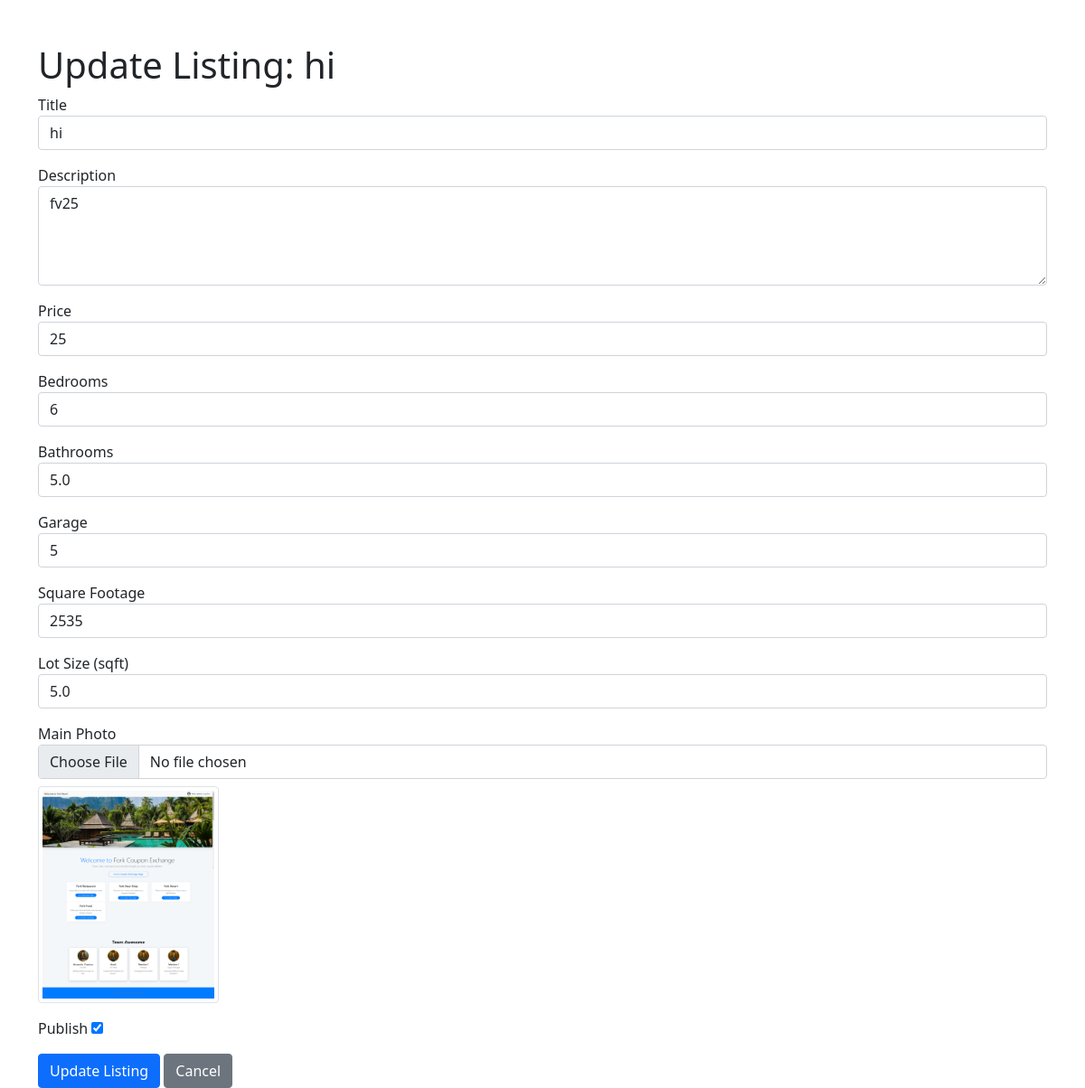
Page /main_page/listing/update/2/ (signed in) on the committed database.
### main_page/models.py (models this page shows, shortened)
class Listing(models.Model):
  realtor = models.ForeignKey(Realtor, on_delete=models.CASCADE)
  title = models.CharField(max_length=200)
  address = models.CharField(max_length=200)
  city = models.CharField(max_length=100)
  state = models.CharField(max_length=100)
  zipcode = models.CharField(max_length=20)
  description = models.TextField(blank=True)
  price = models.IntegerField()
  bedrooms = models.IntegerField()
  bathrooms = models.DecimalField(max_digits=2, decimal_places=1)
  garage = models.IntegerField(default=0)
  sqft = models.IntegerField()
  lot_size = models.DecimalField(max_digits=5, decimal_places=1)
  photo_main = models.ImageField(upload_to='photos/%Y/%m/%d/')
  photo_1 = models.ImageField(upload_to='photos/%Y/%m/%d/', blank=True)
  photo_2 = models.ImageField(upload_to='photos/%Y/%m/%d/', blank=True)
  photo_3 = models.ImageField(upload_to='photos/%Y/%m/%d/', blank=True)
  photo_4 = models.ImageField(upload_to='photos/%Y/%m/%d/', blank=True)
  photo_5 = models.ImageField(upload_to='photos/%Y/%m/%d/', blank=True)
  photo_6 = models.ImageField(upload_to='photos/%Y/%m/%d/', blank=True)
  is_published = models.BooleanField(default=True)
  list_date = models.DateTimeField(default=datetime.now, blank=True)

### main_page/views.py (the view, shortened to what this page needs)
# urls.py: path('listing/update/<int:pk>/', views.listing_update, name='listing_update'),
@login_required  # Ensure that only logged-in users can update listings
def listing_update(request, pk):
    listing = get_object_or_404(Listing, pk=pk)
    if listing.realtor != request.user.realtor:
        return HttpResponse(
            "You do not have permission to edit this listing.", status=403
        )
    return render(request, "main_page/listing_update.html", {"listing": listing})

### templates/main_page/listing_update.html (shortened to what this page needs)
<!DOCTYPE html>
<html lang="en">
<head>
    <link href="https://cdn.jsdelivr.net/npm/bootstrap@5.1.3/dist/css/bootstrap.min.css" rel="stylesheet">
</head>
<body>
    <div class="container mt-5">
        <h1>Update Listing: {{ listing.title }}</h1>
        <form method="POST" enctype="multipart/form-data">
            <div class="form-group mb-3">
                <label for="title">Title</label>
                <input type="text" class="form-control" id="title" name="title" value="{{ listing.title }}" required>
            </div>
            <div class="form-group mb-3">
                <label for="description">Description</label>
                <textarea class="form-control" id="description" name="description" rows="4">{{ listing.description }}</textarea>
            </div>
            <div class="form-group mb-3">
                <label for="price">Price</label>
                <input type="number" class="form-control" id="price" name="price" value="{{ listing.price }}" required>
            </div>
            <div class="form-group mb-3">
                <label for="bedrooms">Bedrooms</label>
                <input type="number" class="form-control" id="bedrooms" name="bedrooms" value="{{ listing.bedrooms }}" required>
            </div>
            <div class="form-group mb-3">
                <label for="bathrooms">Bathrooms</label>
                <input type="number" class="form-control" id="bathrooms" name="bathrooms" value="{{ listing.bathrooms }}" step="0.1" required>
            </div>
            <div class="form-group mb-3">
                <label for="garage">Garage</label>
                <input type="number" class="form-control" id="garage" name="garage" value="{{ listing.garage }}">
            </div>
            <div class="form-group mb-3">
                <label for="sqft">Square Footage</label>
                <input type="number" class="form-control" id="sqft" name="sqft" value="{{ listing.sqft }}" required>
            </div>
            <div class="form-group mb-3">
                <label for="lot_size">Lot Size (sqft)</label>
                <input type="number" class="form-control" id="lot_size" name="lot_size" value="{{ listing.lot_size }}" step="0.1" required>
            </div>
            <div class="form-group mb-3">
                <label for="photo_main">Main Photo</label>
                <input type="file" class="form-control" id="photo_main" name="photo_main">
                {% if listing.photo_main %}
                    <img src="http://127.0.0.1:8000/main_page{{ listing.photo_main.url }}" alt="Main Photo" class="img-thumbnail mt-2" width="200">
                {% endif %}
            </div>
            <div class="form-group mb-3">
                <label for="is_published">Publish</label>
                <input type="checkbox" id="is_published" name="is_published" {% if listing.is_published %}checked{% endif %}>
            </div>
            <button type="submit" class="btn btn-primary">Update Listing</button>
            <a href="{% url 'listing_list' %}" class="btn btn-secondary">Cancel</a>
        </form>
    </div>
</body>
</html>

### rows in the picture
Listing: title "hi", description "fv25", price "25", bedrooms "6", bathrooms "5.0", garage "5", sqft "2535", lot_size "5.0", photo_main (picture), is_published "☑"
